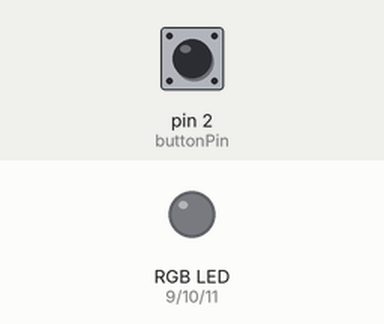
This sketch was run on a simulated Arduino Uno, built with avr-gcc and run on an emulated ATmega328P. On the bench: an RGB LED mixed from three pins (HIGH = lit). Dashed ring = blinking. Inputs (shaded band) come from the test bench; at power-on: pin 2 (buttonPin) HIGH.

Above: at 1.2 s.
1.3 s: pin 2 (buttonPin) pulled LOW for 3.2 s
At 4.9 s:
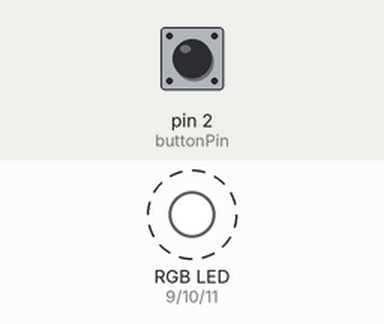
7.5 s: pin 2 (buttonPin) pulled LOW for 0.15 s
At 8.4 s:
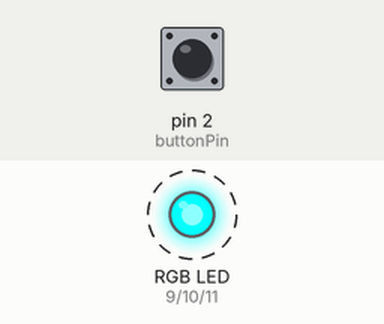
10.6 s: pin 2 (buttonPin) pulled LOW for 1 s
At 12.4 s:
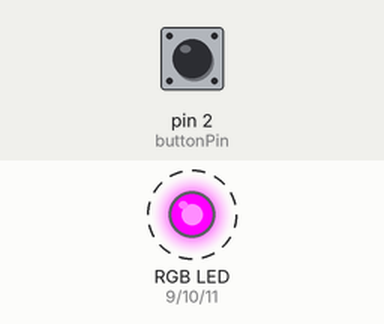
14.6 s: pin 2 (buttonPin) pulled LOW for 0.15 s
At 15.4 s:
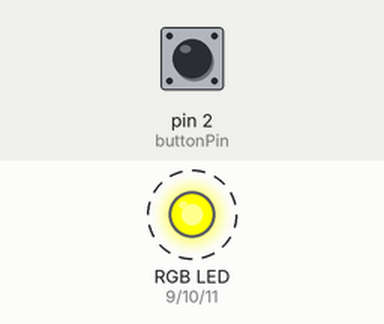
17.7 s: pin 2 (buttonPin) pulled LOW for 0.15 s
At 18.4 s:
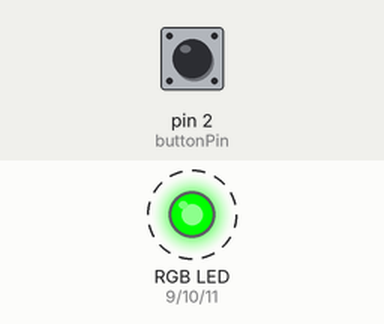
20.8 s: pin 2 (buttonPin) pulled LOW for 3.2 s
Timing chart, 0 to 27.4 s (numbered marks = the images above; inputs shaded):
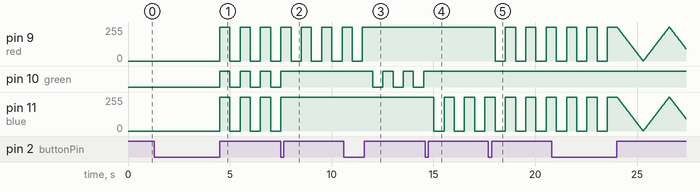

Measured:
- after the input at 1.3 s, pin 9 (red), pin 11 (blue): alternates 255/255 for 0.50 s and 0/255 for 0.50 s, starting after 3.2 s; pin 10 (green): alternates HIGH for 0.50 s and LOW for 0.50 s, starting after 3.2 s
- after the input at 7.5 s, pin 10 (green): goes on until 7.5 s, then stays HIGH; pin 11 (blue): goes on until 7.5 s, then stays 255/255
- after the input at 10.6 s, pin 9 (red): goes on until 11.5 s, then stays 255/255; pin 10 (green): alternates HIGH for 0.50 s and LOW for 0.50 s, starting after 1.4 s
- after the input at 14.6 s, pin 10 (green): stops changing and stays HIGH; pin 11 (blue): alternates 255/255 for 0.50 s and 0/255 for 0.50 s, starting after 0.42 s
- after the input at 17.7 s, pin 9 (red): alternates 255/255 for 0.50 s and 0/255 for 0.50 s, starting after 0.33 s

The sketch:

LightStick.ino
```cpp
const int buttonPin = 2;  // the number of the pushbutton pin
const int red = 9;
const int green = 10;
const int blue = 11;    // the number of the LED pin

// variables will change:
int buttonState = 0;  // variable for reading the pushbutton status
bool buttonPressed = false;
unsigned long pressingTime = 0;
const int longPressInterval = 2000;

int currentMode = 0;
unsigned long blinkTimer = 0;
const int blinkInterval = 500;
bool blinkOn = true;

const int fadeAmount = 2;
int fadeDirection = 1;

int lightNum = 0;
int redlight=0;
int greenlight = 0;
int bluelight = 0 ;

int RCurrentColor=0;
int GCurrentColor=0;
int BCurrentColor=0;

void setup() {
  // initialize the LED pin as an output:
  pinMode(red, OUTPUT);
  pinMode(green,OUTPUT);
  pinMode(blue,OUTPUT);
  // initialize the pushbutton pin as an input:
  pinMode(buttonPin, INPUT);
  Serial.begin(9600);
}

void loop() {
  checkButton();
  setRGBLEDColor(RCurrentColor,GCurrentColor,BCurrentColor);
  updateLEDColor();
}
void checkButton(){
  // read the state of the pushbutton value:
  buttonState = digitalRead(buttonPin);

  // check if the pushbutton is pressed. If it is, the buttonState is HIGH:
  if (buttonState == LOW && !buttonPressed) {
    pressingTime = millis();
    buttonPressed = true;
  }
  if(buttonState == HIGH && buttonPressed)
  {
    unsigned long currentTime = millis();
    if(currentTime - pressingTime < longPressInterval){
      //short click
      changeLEDColor();
    }
    else{
      //long press
      changeMode();
    }
    buttonPressed = false;
  }
}

void changeLEDColor(){
  lightNum = lightNum +1;
  if(lightNum>=5)
    lightNum = 0;
  if(lightNum==0){
    redlight = 0;
    greenlight = 0;
    bluelight = 0;
  }
  if(lightNum==1){
    redlight = 0;
    greenlight = 255;
    bluelight = 255;
  }
  if(lightNum==2){
    redlight = 255;
    greenlight = 0;
    bluelight = 255;
  }
  if(lightNum==3){
    redlight = 255;
    greenlight = 255;
    bluelight = 0;
  }
  if(lightNum==4){
    redlight = 0;
    greenlight = 255;
    bluelight = 0;
  }
  RCurrentColor = redlight;
  GCurrentColor = greenlight;
  BCurrentColor = bluelight;
}
void changeMode(){
  currentMode = currentMode +1;
  if(currentMode>=3){
    currentMode = 0;
  }
  if(currentMode==1){
    blinkTimer = 0;
    blinkOn = true;
  }
  if(currentMode ==2){
    fadeDirection = 1;
  }
}
void updateLEDColor(){
  if(currentMode ==0){
    RCurrentColor = redlight;
    GCurrentColor = greenlight;
    BCurrentColor = bluelight;
  }
  else if(currentMode == 1){
    unsigned long currentTime = millis();
    if(currentTime - blinkTimer > blinkInterval){
      blinkOn = !blinkOn;
      blinkTimer = currentTime;
    }
    if(blinkOn){
      RCurrentColor = redlight;
      GCurrentColor = greenlight;
      BCurrentColor = bluelight;
    }
    else{
      RCurrentColor = 255;
      GCurrentColor = 255;
      BCurrentColor = 255;
    }
  }
  else if(currentMode == 2){
    bool negativeDir = false;

    if(redlight==0){
      RCurrentColor = RCurrentColor + fadeDirection * fadeAmount;
      if(RCurrentColor > (255 - redlight)||(RCurrentColor<0)){
        negativeDir = true;
      }
      if(RCurrentColor<0) RCurrentColor = 0;
      if(RCurrentColor > 255) RCurrentColor = 255;
    }
    if(greenlight==0){
      GCurrentColor = GCurrentColor + fadeDirection * fadeAmount;
      if(GCurrentColor > (255 - greenlight)||(GCurrentColor<0)){
        negativeDir = true;
      }
      if(GCurrentColor<0) GCurrentColor = 0;
      if(GCurrentColor > 255) GCurrentColor = 255;
    }
    if(bluelight==0){
      BCurrentColor = BCurrentColor + fadeDirection * fadeAmount;
      if(BCurrentColor > (255 - bluelight)||(BCurrentColor<0)){
        negativeDir = true;
      }
      if(BCurrentColor<0) BCurrentColor = 0;
      if(BCurrentColor > 255) BCurrentColor = 255;
    }
    if(negativeDir)
      fadeDirection = -fadeDirection;
    delay(10);
  }
}

void setRGBLEDColor(int r, int g, int b){
  analogWrite(red,r);
  analogWrite(blue,b);
  analogWrite(green,g);
}
```
